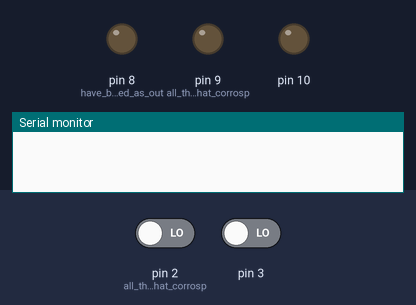
The sketch below on a simulated Arduino Uno, built with avr-gcc and run on an emulated ATmega328P. On the bench: output pins drawn as LEDs (lit = HIGH), the last lines printed to the serial monitor. Dashed ring = blinking. The test bench sets the inputs (shaded band); at power-on: pin 2 (all_the_pins_that_corrosp) LOW, pin 3 LOW.

Above: at 1.2 s.
1.3 s: pin 2 (all_the_pins_that_corrosp) driven HIGH
At 2.2 s:
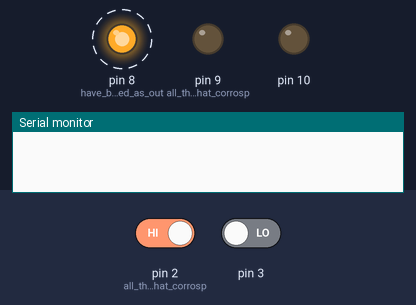
At 3.1 s:
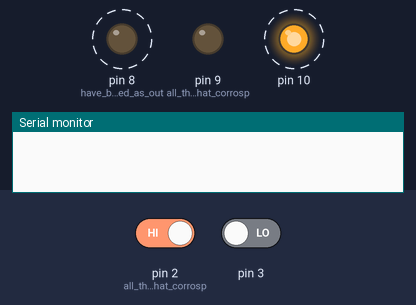
4.3 s: pin 3 driven HIGH
7.3 s: pin 3 driven LOW
10.3 s: pin 2 (all_the_pins_that_corrosp) driven LOW
At 11.2 s:
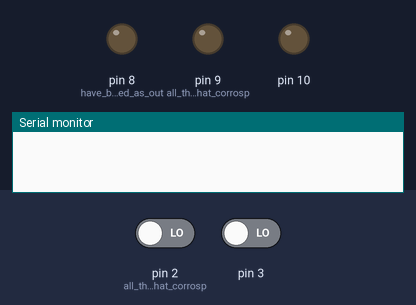
Timing chart, 0 to 12.8 s (numbered marks = the images above; inputs shaded):
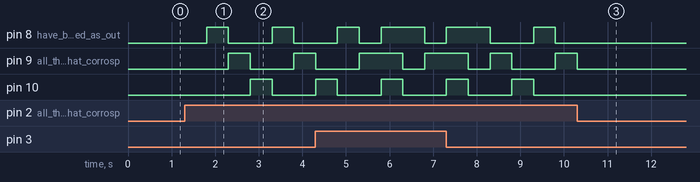

The sketch:

frantic_jaiks1.ino
```cpp
// The circuit has two buttons that will turn on LED's in a certain way. Thw LED's will also turn on a
// RGB LED when one of the normal LED's is turned on

// Muhammad Bin Nauman mbn304
// Performing Robots
// due 14/09/2020

void setup()
{
  pinMode(10, OUTPUT);
  pinMode(9, OUTPUT);	// all the pins that corrospond to the LED and RGB LED
  pinMode(8, OUTPUT);	// have been assigned as output

  pinMode(2, INPUT);	// all the pins that corrospond to the buttons have been assigned as input
  pinMode(3, INPUT);

  Serial.begin(9600);
}

void loop()
{

  int switch1 = digitalRead(2);	// the two variable will read whether or not the one of the buttons is pressed
  int switch2 = digitalRead(3);

  Serial.println(switch1 + "  " + switch2);	// printing out each value of the digital read

  if (switch1== HIGH)
  {
    delay(500);
    digitalWrite(8, HIGH);		// if the first switch is pressed
    digitalWrite(9, LOW);		// each of the LEDs will turn on one by one
    digitalWrite(10,LOW);		// while turing off the previous LED

    delay(500);
  	digitalWrite(8, LOW);
    digitalWrite(9, HIGH);		// Whenever one the LED turns on a corrosponding color
    digitalWrite(10,LOW);		// on the RGB LED will turn on
    delay(500);
    digitalWrite(8, LOW);
    digitalWrite(9, LOW);
    digitalWrite(10,HIGH);
  }

  if (switch2 == HIGH)
  {
  	digitalWrite(8, HIGH);	// if the second switch is pressed all the LEDs will turn on
    digitalWrite(9, HIGH);	// The RGB LED will also turn on all its color resulting in the color white
    digitalWrite(10,HIGH);

  }
  if (switch1 == LOW && switch2 == LOW)
  {
  	digitalWrite(8, LOW);
    digitalWrite(9, LOW);		// if none of the switch is pressed no LED will turn on
    digitalWrite(10,LOW);		// same goes for the RGB LED
  }

}
```

Measured:
- after the input at 1.3 s, pin 8 (have_been_assigned_as_out): alternates HIGH for 0.50 s and LOW for 1.0 s, starting after 0.50 s; pin 9 (all_the_pins_that_corrosp): LOW → HIGH after 1.0 s, → LOW 0.50 s later, → HIGH 1.0 s later; pin 10: LOW → HIGH after 1.5 s, → LOW 0.50 s later
- after the input at 10.3 s, pin 8 (have_been_assigned_as_out): stays LOW (without the input it goes to HIGH after 0.50 s); pin 9 (all_the_pins_that_corrosp): goes on until 10.3 s, then stays LOW; pin 10: stops changing and stays LOW
